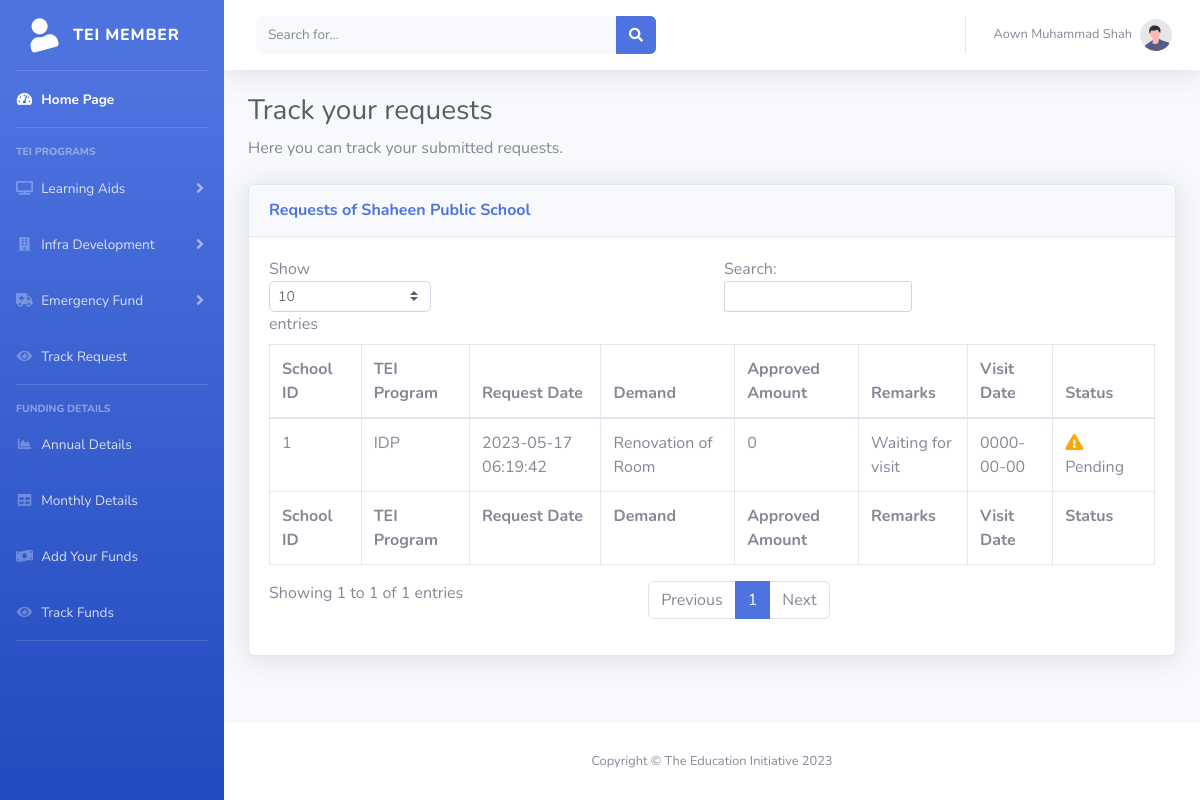
Page /tracking.php (signed in) on the committed database.
### tables this page shows
CREATE TABLE `schools` (
  `id` int(11) NOT NULL,
  `name` varchar(100) NOT NULL,
  `fname` varchar(100) NOT NULL,
  `cnic` text NOT NULL,
  `contact` text NOT NULL,
  `email` varchar(100) NOT NULL,
  `qual` varchar(15) NOT NULL,
  `address` varchar(255) NOT NULL,
  `sname` varchar(100) NOT NULL,
  `dist` varchar(15) NOT NULL,
  `prog` varchar(7) NOT NULL,
  `strg` text NOT NULL,
  `buld` varchar(13) NOT NULL,
  `qatr` varchar(7) NOT NULL,
  `password` text NOT NULL,
  `status` varchar(9) NOT NULL
);

CREATE TABLE `request` (
  `id` int(11) NOT NULL,
  `scid` int(11) NOT NULL,
  `apply_for` varchar(9) NOT NULL,
  `demand` varchar(50) NOT NULL,
  `app_date` timestamp NOT NULL DEFAULT current_timestamp(),
  `expected_amount` int(11) NOT NULL,
  `approved_amount` int(11) NOT NULL,
  `visit_date` date NOT NULL,
  `remarks` text NOT NULL,
  `year` int(4) NOT NULL,
  `month` varchar(3) NOT NULL,
  `qat_status` varchar(7) NOT NULL,
  `status` varchar(15) NOT NULL
);

### tracking.php (the view, shortened to what this page needs)
<?php
include"header.php";
include("php/checklogin.php");
 ?>
                <div class="container-fluid">
                    <h1 class="h3 mb-2 text-gray-800">Track your requests</h1>
                    <p class="mb-4">Here you can track your submitted requests. </p>
                    <div class="card shadow mb-4">
                        <div class="card-header py-3">
                            <h6 class="m-0 font-weight-bold text-primary">Requests of <?php echo $school;?></h6>
                        </div>
                        <div class="card-body">
                            <div class="table-responsive">
                                <table class="table table-bordered" id="dataTable" width="100%" cellspacing="0">
                                    <thead>
                                        <tr>
                                            <th>School ID</th>
                                            <th>TEI Program</th>
                                            <th>Request Date</th>
                                            <th>Demand</th>
                                            <th>Approved Amount</th>
                                            <th>Remarks</th>
                                            <th>Visit Date</th>
                                            <th>Status</th>
                                        </tr>
                                    </thead>
                                    <tfoot>
                                        <tr>
                                            <th>School ID</th>
                                            <th>TEI Program</th>
                                            <th>Request Date</th>
                                            <th>Demand</th>
                                            <th>Approved Amount</th>
                                            <th>Remarks</th>
                                            <th>Visit Date</th>
                                            <th>Status</th>
                                        </tr>
                                    </tfoot>
                                    <tbody>
                                    <?php
                                   $sql = "SELECT * FROM request where scid=$user_id";
$result = mysqli_query($conn, $sql);
if (mysqli_num_rows($result) > 0) {
    while($row = mysqli_fetch_assoc($result)) {
        echo "<tr>";
        echo "<td>".$row["scid"]."</td>";
        echo "<td>".$row["apply_for"]."</td>";
        echo "<td>".$row["app_date"]."</td>";
        echo "<td>".$row["demand"]."</td>";
        echo "<td>".$row["approved_amount"]."</td>";
                echo "<td>".$row["remarks"]."</td>";
        echo "<td>".$row["visit_date"]."</td>";
       if ($row["status"] == "Completed") {
    echo '<td><i class="fas fa-check-circle mr-2" style="color: blue;"></i> '.$row["status"].'</td>';
} else if ($row["status"] == "Pending") {
    echo '<td><i class="fas fa-exclamation-triangle" style="color: orange;"></i> '.$row["status"].'</td>';
} else if ($row["status"] == "Rejected") {
    echo '<td><i class="fas fa-times-circle mr-2" style="color: red;"></i> '.$row["status"].'</td>';
} else {
    echo '<td><i class="fas fa-question-circle mr-2"></i> '.$row["status"].'</td>';
}
        echo "</tr>";
    }
    echo "</table>";
}
?>
                            </div>
                        </div>
                    </div>
                </div>
            </div>
<?php include"footer.php"; ?>

### header.php (shortened to what this page needs)
<?php
include("php/checklogin.php");
$user_id = $_SESSION['rainbow_uid'];
$sql = "SELECT * FROM schools where id=$user_id";
$result = mysqli_query($conn, $sql);
while ($row = mysqli_fetch_assoc($result)) {
$name = $row["name"];
$school = $row["sname"];
}
?>
<!DOCTYPE html>
<html lang="en">
<head>
    <link href="vendor/fontawesome-free/css/all.min.css" rel="stylesheet" type="text/css">
    <link href="css/sb-admin-2.min.css" rel="stylesheet">
</head>
<body id="page-top">
    <div id="wrapper">
        <ul class="navbar-nav bg-gradient-primary sidebar sidebar-dark accordion" id="accordionSidebar">
            <a class="sidebar-brand d-flex align-items-center justify-content-center" href="index.html">
                <div class="sidebar-brand-icon rotate-n-15">
                    <i class="fas fa-user"></i>
                </div>
                <div class="sidebar-brand-text mx-3">TEI Member</div>
            </a>
            <hr class="sidebar-divider my-0">
            <li class="nav-item active">
                <a class="nav-link" href="index.php">
                    <i class="fas fa-fw fa-tachometer-alt"></i>
                    <span>Home Page</span></a>
            </li>
            <hr class="sidebar-divider">
            <div class="sidebar-heading">
                TEI Programs
            </div>
            <li class="nav-item">
                <a class="nav-link collapsed" href="#" data-toggle="collapse" data-target="#collapseOne"
                    aria-expanded="true" aria-controls="collapseTwo">
                    <i class="fas fa-fw fa-tv"></i>
                    <span>Learning Aids</span>
                </a>
            </li>
    <li class="nav-item">
                <a class="nav-link collapsed" href="#" data-toggle="collapse" data-target="#collapseTwo"
                    aria-expanded="true" aria-controls="collapseTwo">
                    <i class="fas fa-fw fa-building"></i>
                    <span>Infra Development</span>
                </a>
            </li>
                <li class="nav-item">
                <a class="nav-link collapsed" href="#" data-toggle="collapse" data-target="#collapseThree"
                    aria-expanded="true" aria-controls="collapseTwo">
                    <i class="fas fa-fw fa-ambulance"></i>
                    <span>Emergency Fund</span>
                </a>
              <li class="nav-item">
                <a class="nav-link" href="tracking.php">
                    <i class="fas fa-fw fa-eye"></i>
                    <span>Track Request</span></a>
            </li>
            </li>
            <hr class="sidebar-divider">
            <div class="sidebar-heading">
                Funding Details
            </div>
            <li class="nav-item">
                <a class="nav-link" href="annual-fund.php">
                    <i class="fas fa-fw fa-chart-area"></i>
                    <span>Annual Details</span></a>
            </li>
            <li class="nav-item">
                <a class="nav-link" href="monthly-fund.php">
                    <i class="fas fa-fw fa-table"></i>
                    <span>Monthly Details</span></a>
            </li>
          <li class="nav-item">
                <a class="nav-link" href="add-funds.php">
                    <i class="fas fa-fw fa-money-bill-wave"></i>
                    <span>Add Your Funds</span></a>
            </li>
            <li class="nav-item">
                <a class="nav-link" href="track-funds.php">
                    <i class="fas fa-fw fa-eye"></i>
                    <span>Track Funds</span></a>
            </li>
                        <hr class="sidebar-divider">
        </ul>
        <div id="content-wrapper" class="d-flex flex-column">
            <div id="content">
                <nav class="navbar navbar-expand navbar-light bg-white topbar mb-4 static-top shadow">
                    <form
                        class="d-none d-sm-inline-block form-inline mr-auto ml-md-3 my-2 my-md-0 mw-100 navbar-search">
                        <div class="input-group">
                            <input type="text" class="form-control bg-light border-0 small" placeholder="Search for..."
                                aria-label="Search" aria-describedby="basic-addon2">
                            <div class="input-group-append">
                                <button class="btn btn-primary" type="button">
                                    <i class="fas fa-search fa-sm"></i>
                                </button>
                            </div>
                        </div>
                    </form>
                    <ul class="navbar-nav ml-auto">
                        <li class="nav-item dropdown no-arrow">
                            <a class="nav-link dropdown-toggle" href="#" id="userDropdown" role="button"
                                data-toggle="dropdown" aria-haspopup="true" aria-expanded="false">
                                <span class="mr-2 d-none d-lg-inline text-gray-600 small"><?php echo $name;?></span>
                                <img class="img-profile rounded-circle"
                                    src="img/undraw_profile.svg">
                            </a>
                        </li>
                    </ul>
                </nav>

### footer.php (shortened to what this page needs)
            <footer class="sticky-footer bg-white">
                <div class="container my-auto">
                    <div class="copyright text-center my-auto">
                        <span>Copyright &copy; The Education Initiative 2023</span>
                    </div>
                </div>
            </footer>
        </div>
    </div>
</body>
</html>

### rows in the picture
schools: name "Aown Muhammad Shah", sname "Shaheen Public School"
request: scid "1", apply_for "IDP", app_date "2023-05-17 06:19:42", demand "Renovation of Room", approved_amount "0", remarks "Waiting for visit", visit_date "0000-00-00", status "Pending"
